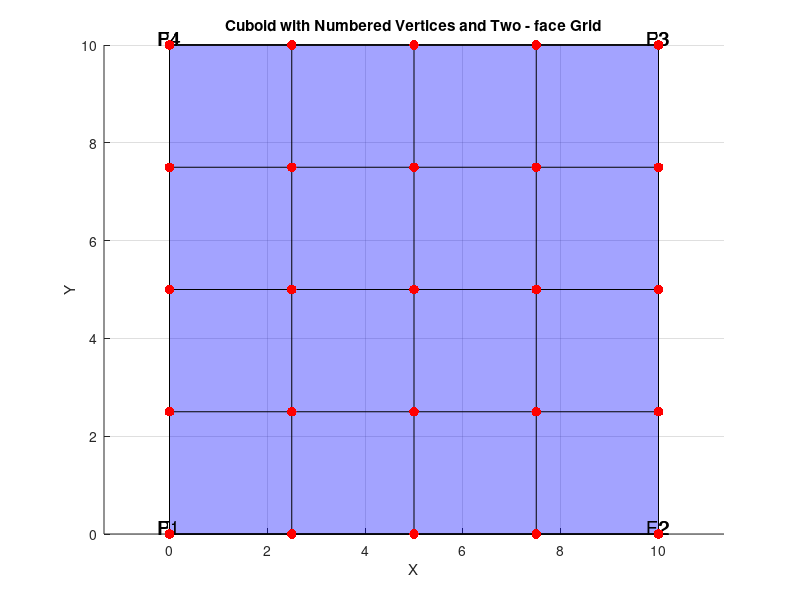

MATLAB code to generate this figure:
% % 定义三角形的三个顶点 A, B, C
% A = [0, 0, 0];
% B = [1, 0, 0];
% C = [0, 1, 0];
% 
% % 生成七个点
% 
% % 第一个点：距离顶点 A 最近
% point1 = A - [0.1, 0.1, 0.1];
% 
% % 第二个点：距离顶点 B 最近
% point2 = B + [0.1, 0.1, 0.1];
% 
% % 第三个点：距离顶点 C 最近
% point3 = C + [0.1, 0.1, 0.1];
% 
% % 第四个点：投影在 AB 上
% t_AB = 0.2; % 可调整该参数在 0 到 1 之间改变投影位置
% point4 = (1 - t_AB) * A + t_AB * B+[0, 0, 1];
% 
% % 第五个点：投影在 AC 上
% t_AC = 0.4; % 可调整该参数在 0 到 1 之间改变投影位置
% point5 = (1 - t_AC) * A + t_AC * C+[0, 0, 0.1];
% 
% % 第六个点：投影在 BC 上
% t_BC = 0.5; % 可调整该参数在 0 到 1 之间改变投影位置
% point6 = (1 - t_BC) * B + t_BC * C+[0, 0, 0.8];
% 
% % 第七个点：投影到三角形内部
% % 这里使用重心坐标法生成投影在内部的点
% alpha = 0.2;
% beta = 0.3;
% gamma = 1 - alpha - beta;
% point7 = alpha * A + beta * B + gamma * C+[0, 0, -0.5];
% 
% % 将所有点存储在一个矩阵中
% points = [point1; point2; point3; point4; point5; point6; point7];
% 
% % 绘制三角形和生成的点
% figure;
% hold on;
% patch([A(1), B(1), C(1)], [A(2), B(2), C(2)], [A(3), B(3), C(3)], 'b', 'FaceAlpha', 0.2); % 绘制三角形
% scatter3(points(:, 1), points(:, 2), points(:, 3), 50, 'r', 'filled'); % 绘制点
% 
% % 为七个生成的点添加标号
% for i = 1:size(points, 1)
%     text(points(i, 1), points(i, 2), points(i, 3), num2str(i), 'HorizontalAlignment', 'center', 'VerticalAlignment', 'bottom', 'FontSize', 14);
% end
% 
% % 为三角形的三个顶点添加标号
% vertex_labels = {'A', 'B', 'C'};
% vertices = [A; B; C];
% for i = 1:size(vertices, 1)
%     text(vertices(i, 1), vertices(i, 2), vertices(i, 3), vertex_labels{i}, 'HorizontalAlignment', 'center', 'VerticalAlignment', 'top', 'Color', 'g', 'FontSize', 14);
% end
% 
% hold off;
% xlabel('X');
% ylabel('Y');
% zlabel('Z');
% title('Triangle and Generated Points with All Labels');
% grid on;
 % 定义长方体的顶点
P1 = [0, 0, 0];
P2 = [10, 0, 0];
P3 = [10, 10, 0];
P4 = [0, 10, 0];
F1 = [0, 0, 1];
F2 = [10, 0, 1];
F3 = [10, 10, 1];
F4 = [0, 10, 1];

% 存储所有顶点
vertices = [P1; P2; P3; P4; F1; F2; F3; F4];

% 定义长方体的面
faces = [1 2 3 4; 5 6 7 8; 1 2 6 5; 2 3 7 6; 3 4 8 7; 4 1 5 8];

% 绘制长方体
figure;
patch('Vertices', vertices, 'Faces', faces, 'FaceColor', 'b', 'FaceAlpha', 0.2);
axis equal;
grid on;
xlabel('X');
ylabel('Y');
zlabel('Z');
title('Cuboid with Numbered Vertices and Two - face Grid');

% 为顶点编号
vertex_labels = {'P1', 'P2', 'P3', 'P4', 'F1', 'F2', 'F3', 'F4'};
for i = 1:size(vertices, 1)
    text(vertices(i, 1), vertices(i, 2), vertices(i, 3), vertex_labels{i}, 'HorizontalAlignment', 'center', 'VerticalAlignment', 'bottom', 'FontSize', 14);
end

% 定义网格划分数量
num_divisions = 5; % 可以调整网格划分的数量

% 对底面进行网格划分
x_bottom = linspace(P1(1), P2(1), num_divisions);
y_bottom = linspace(P1(2), P4(2), num_divisions);
[X_bottom, Y_bottom] = meshgrid(x_bottom, y_bottom);
Z_bottom = zeros(size(X_bottom));

% 绘制底面网格线
hold on;
for i = 1:num_divisions
    plot3([X_bottom(i, 1), X_bottom(i, end)], [Y_bottom(i, 1), Y_bottom(i, end)], [Z_bottom(i, 1), Z_bottom(i, end)], 'k');
    plot3([X_bottom(1, i), X_bottom(end, i)], [Y_bottom(1, i), Y_bottom(end, i)], [Z_bottom(1, i), Z_bottom(end, i)], 'k');
end

% 标红底面网格交界点
scatter3(X_bottom(:), Y_bottom(:), Z_bottom(:), 50, 'r', 'filled');

% 对顶面进行网格划分
x_top = linspace(F1(1), F2(1), num_divisions);
y_top = linspace(F1(2), F4(2), num_divisions);
[X_top, Y_top] = meshgrid(x_top, y_top);
Z_top = ones(size(X_top));

% 绘制顶面网格线
for i = 1:num_divisions
    plot3([X_top(i, 1), X_top(i, end)], [Y_top(i, 1), Y_top(i, end)], [Z_top(i, 1), Z_top(i, end)], 'k');
    plot3([X_top(1, i), X_top(end, i)], [Y_top(1, i), Y_top(end, i)], [Z_top(1, i), Z_top(end, i)], 'k');
end

% 标红顶面网格交界点
scatter3(X_top(:), Y_top(:), Z_top(:), 50, 'r', 'filled');
hold off;
    
